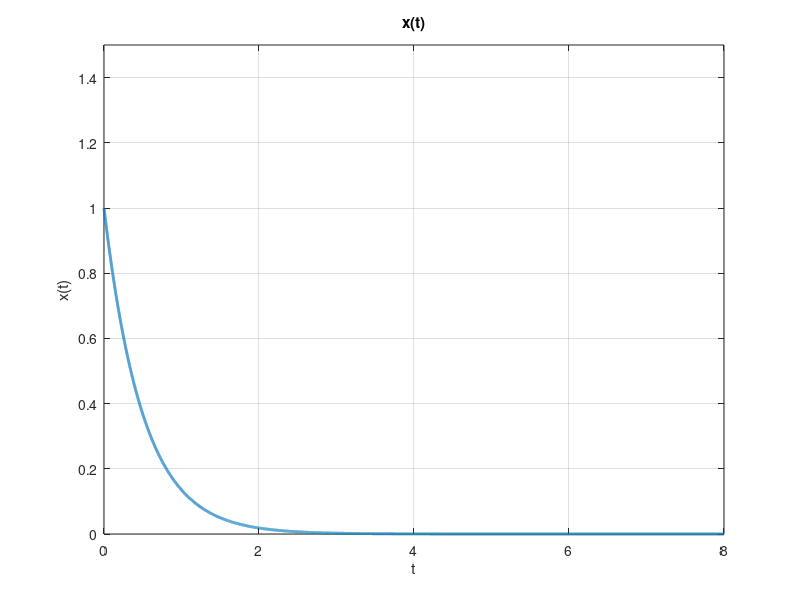
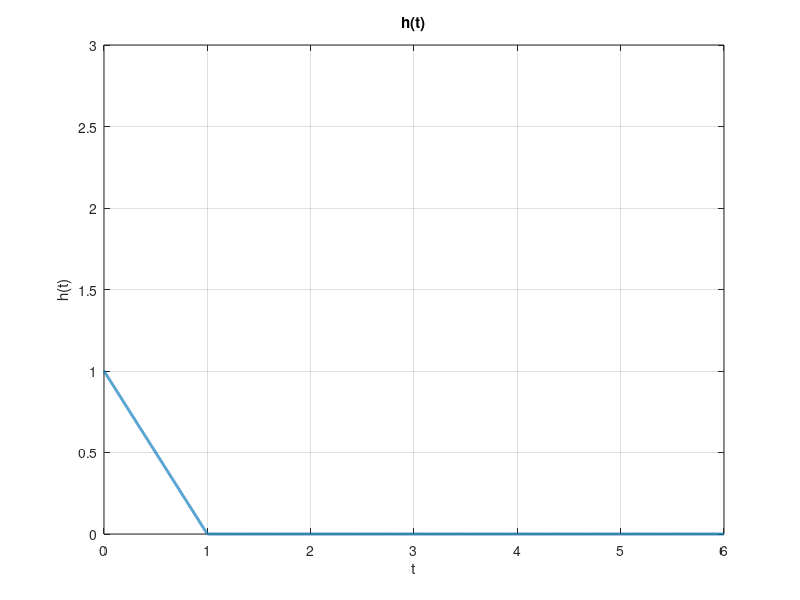
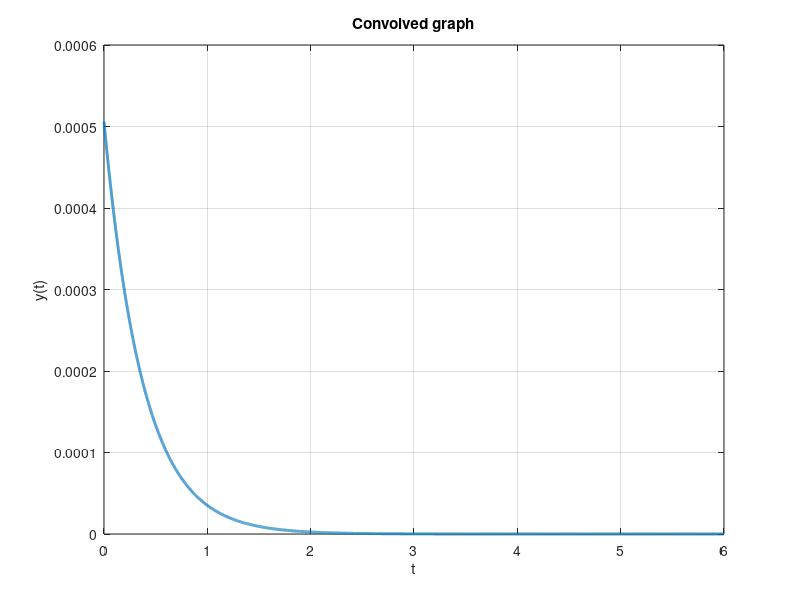

Reproduce these figures in MATLAB, in order.
t=linspace(0,8,20000);
i=t>=0 & t<=8;
x(i)=exp(-2*t(i));
figure(1);
plot(t,x,'linewidth',2);
ylim([0,1.5]);
grid on;
xlabel('t');
ylabel('x(t)');
title('x(t)');

t=linspace(0,6,20000);
i=t>=0 & t<=1;
h(i)=1-t(i);
i=t>1 & t<=6;
h(i)=0;
figure(2);
plot(t,h,'linewidth',2);
ylim([0,3]);
grid on;
xlabel('t');
ylabel('h(t)');
title('h(t)');

z=median(diff(t))*conv(x,h,'same');
figure(3);
plot(t,z,'linewidth',2);
grid on;
xlabel('t');
ylabel('y(t)');
title('Convolved graph');